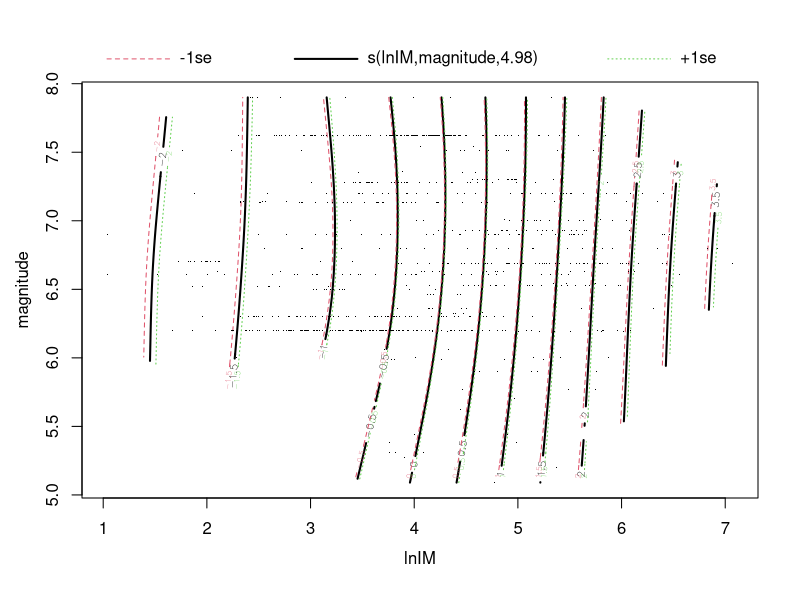
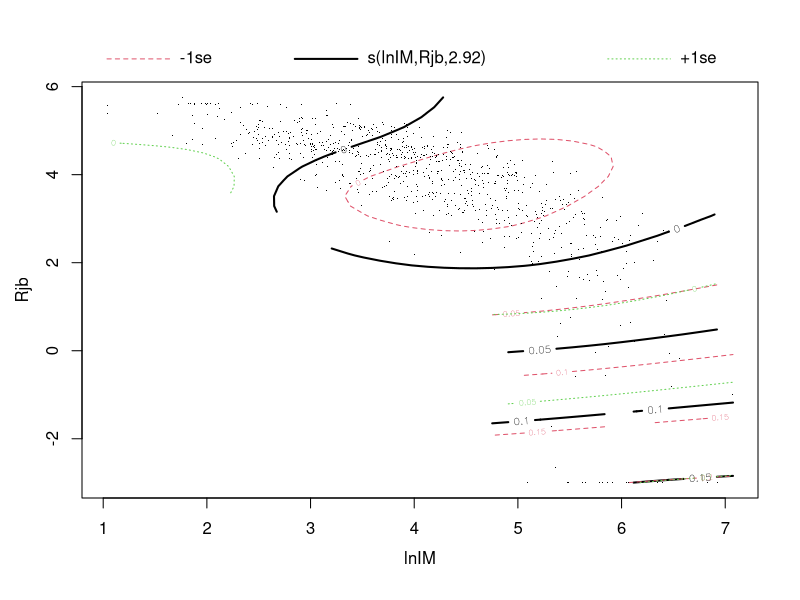
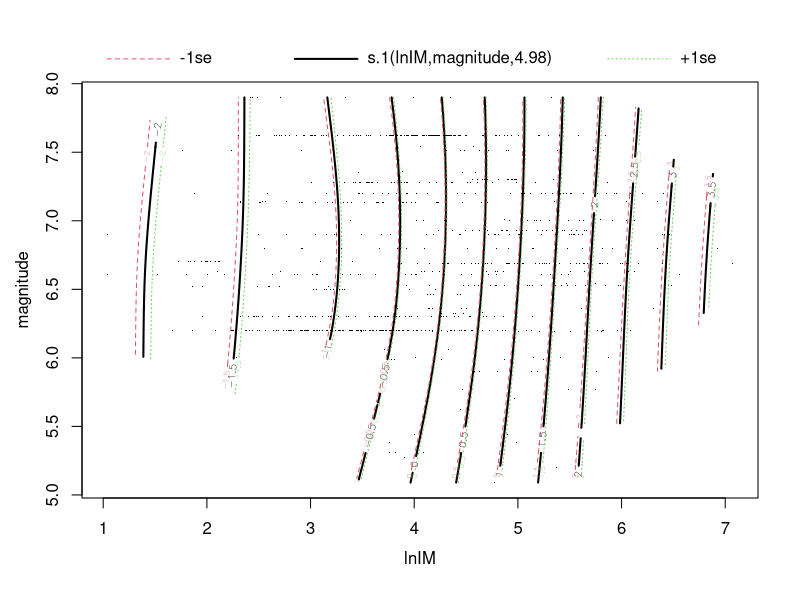
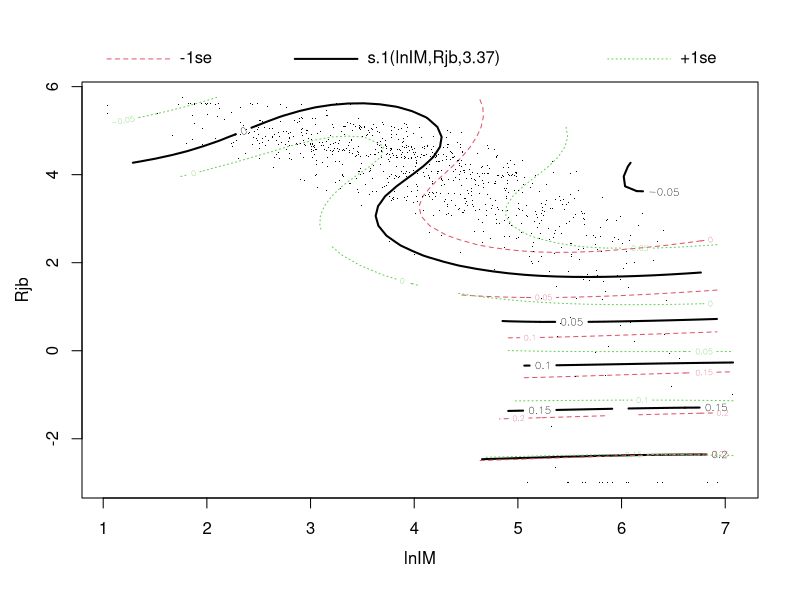
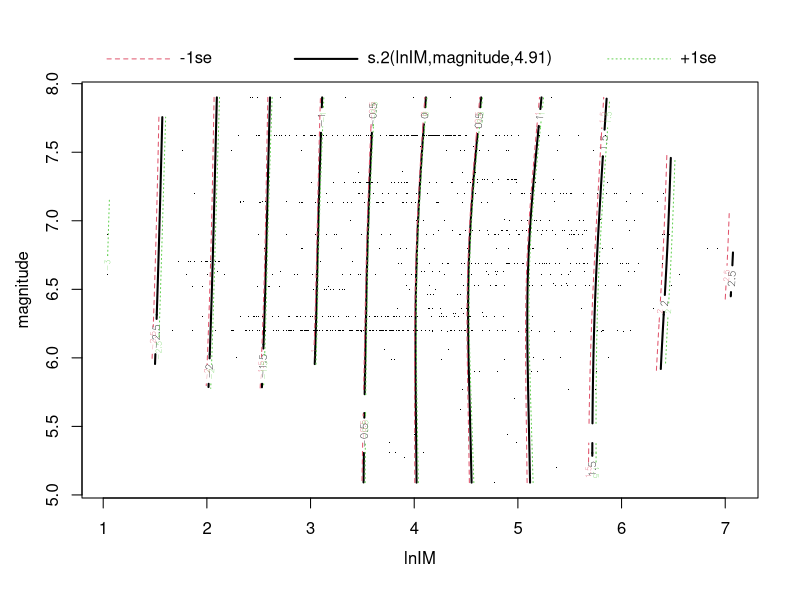
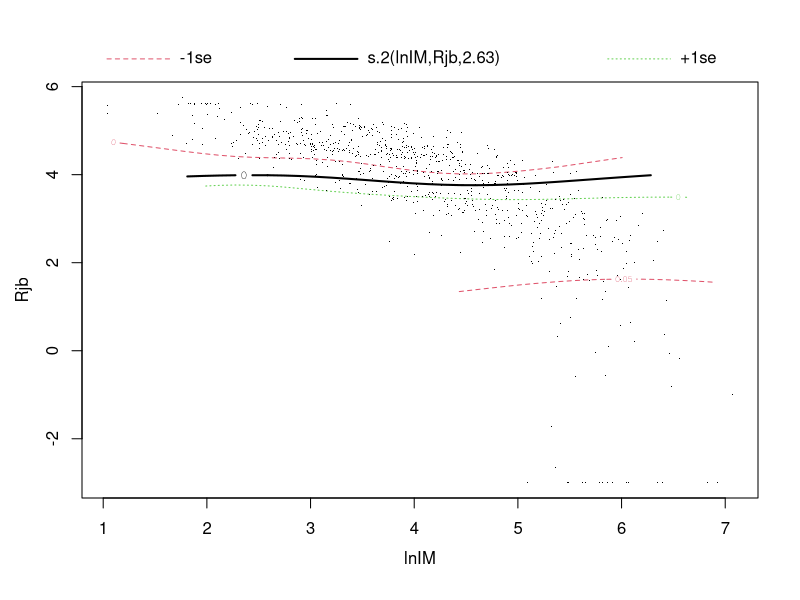
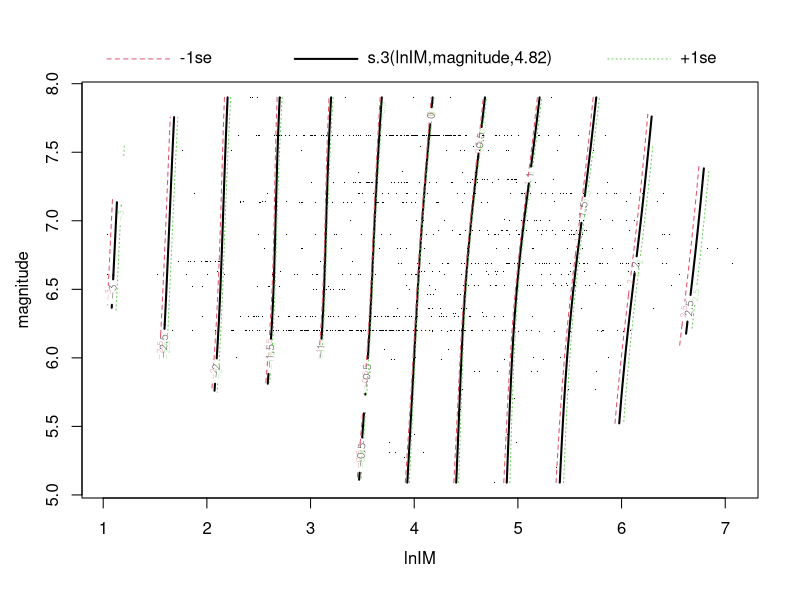
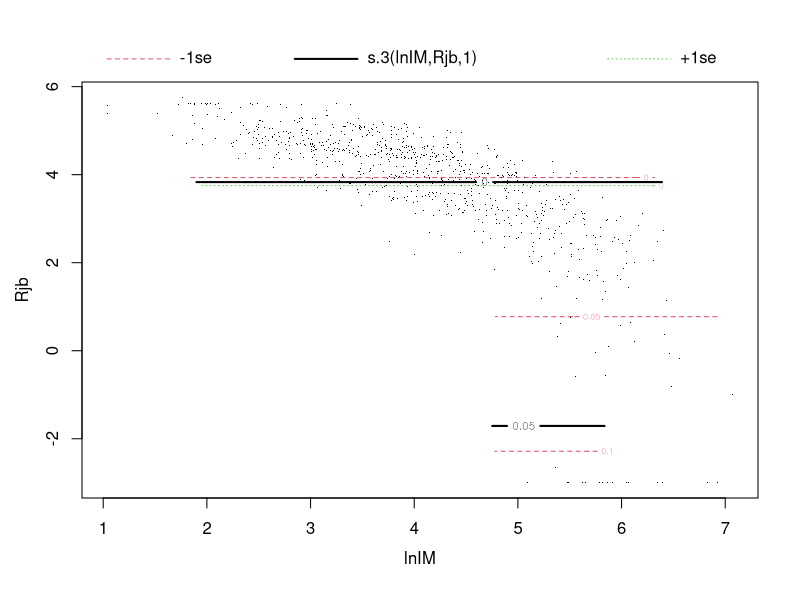

Here is the R script that generated these plots, in order:
## ---- chunk 1
knitr::opts_chunk$set(echo = TRUE)
## ---- chunk 2
library(dplyr)
#library(dslabs)
library(mgcv)
## ---- chunk 3
dat = read.csv('data/Inputs_for_s2_48x32_high_avg_EDP.csv', header = TRUE)
#dat = read.csv('data/Inputs_for_s2_48x32_veryhigh_avg_EDP.csv', header = TRUE)
#dat = read.csv('data/Inputs_for_s2_96x48_high_avg_EDP.csv', header = TRUE)
#dat = read.csv('data/Inputs_for_s2_96x48_veryhigh_avg_EDP.csv', header = TRUE)

magnitude = read.table('data/Magnitude.txt', header=FALSE)
Rjb = read.table('data/Distance_Rjb.txt', header = FALSE)
columns = colnames(dat)
head(dat)
## ---- chunk 4
ln_sdrX = as.matrix(log(dat['story_1_sdrX']))
ln_pfaX = as.matrix(log(dat['story_1_pfaX']))

######## The list of IMs used ##############
lnsaT1 = as.matrix(log(dat['SaT1']))
lnPGA = log(as.matrix(dat['PGA']))
lnPGV = log(as.matrix(dat['PGV']))
lnsaAvg = log(as.matrix(dat['Sa_avg']))
lnCAV = log(as.matrix(dat['CAV']))
lnSI = log(as.matrix(dat['SI']))
lnASI = log(as.matrix(dat['ASI']))
lnDSI = log(as.matrix(dat['DSI']))
lnDS_5to75 = log(as.matrix(dat['DS_5to75']))
lnDS_5to95 = log(as.matrix(dat['DS_5to75']))


magnitude = as.matrix(magnitude)
Rjb = as.matrix(log(Rjb))


## ---- chunk 5
lnIM = lnASI

fit <- gam(list(as.matrix(log(dat['story_1_sdrX'])) ~ s(lnIM, k=6) + s(magnitude, k=6) + s(Rjb, k=6),
                as.matrix(log(dat['story_1_sdrZ'])) ~ s(lnIM, k=6) + s(magnitude, k=6) + s(Rjb, k=6),
                as.matrix(log(dat['story_1_pfaX'])) ~ s(lnIM, k=6) + s(magnitude, k=6) + s(Rjb, k=6),
                as.matrix(log(dat['story_1_pfaZ'])) ~ s(lnIM, k=6) + s(magnitude, k=6) + s(Rjb, k=6),
                as.matrix(log(dat['story_2_sdrX'])) ~ s(lnIM, k=6) + s(magnitude, k=6) + s(Rjb, k=6),
                as.matrix(log(dat['story_2_sdrZ'])) ~ s(lnIM, k=6) + s(magnitude, k=6) + s(Rjb, k=6),
                as.matrix(log(dat['story_2_pfaX'])) ~ s(lnIM, k=6) + s(magnitude, k=6) + s(Rjb, k=6),
                as.matrix(log(dat['story_2_pfaZ'])) ~ s(lnIM, k=6) + s(magnitude, k=6) + s(Rjb, k=6)
                ),
                family = mvn(d = 8))
summary(fit)
## ---- chunk 6
lnIM = lnASI

fit <- gam(list(as.matrix(log(dat['story_1_sdrX'])) ~ s(lnIM, magnitude, k=6) + s(lnIM, Rjb, k=6),
                as.matrix(log(dat['story_1_sdrZ'])) ~ s(lnIM, magnitude, k=6) + s(lnIM, Rjb, k=6),
                as.matrix(log(dat['story_1_pfaX'])) ~ s(lnIM, magnitude, k=6) + s(lnIM, Rjb, k=6),
                as.matrix(log(dat['story_1_pfaZ'])) ~ s(lnIM, magnitude, k=6) + s(lnIM, Rjb, k=6),
                as.matrix(log(dat['story_2_sdrX'])) ~ s(lnIM, magnitude, k=6) + s(lnIM, Rjb, k=6),
                as.matrix(log(dat['story_2_sdrZ'])) ~ s(lnIM, magnitude, k=6) + s(lnIM, Rjb, k=6),
                as.matrix(log(dat['story_2_pfaX'])) ~ s(lnIM, magnitude, k=6) + s(lnIM, Rjb, k=6),
                as.matrix(log(dat['story_2_pfaZ'])) ~ s(lnIM, magnitude, k=6) + s(lnIM, Rjb, k=6)
                ),
                family = mvn(d = 8))
summary(fit)
## ---- chunk 7
fit$df.residual
## ---- chunk 8
#
# estimated cov matrix between SDR and PFA
cov <- solve(crossprod(fit$family$data$R))
cov
## ---- chunk 9
# correlation matrix between SDR and PFA
cov2cor(cov)
## ---- chunk 10
fit$family$data
## ---- chunk 11
plot(fit)
